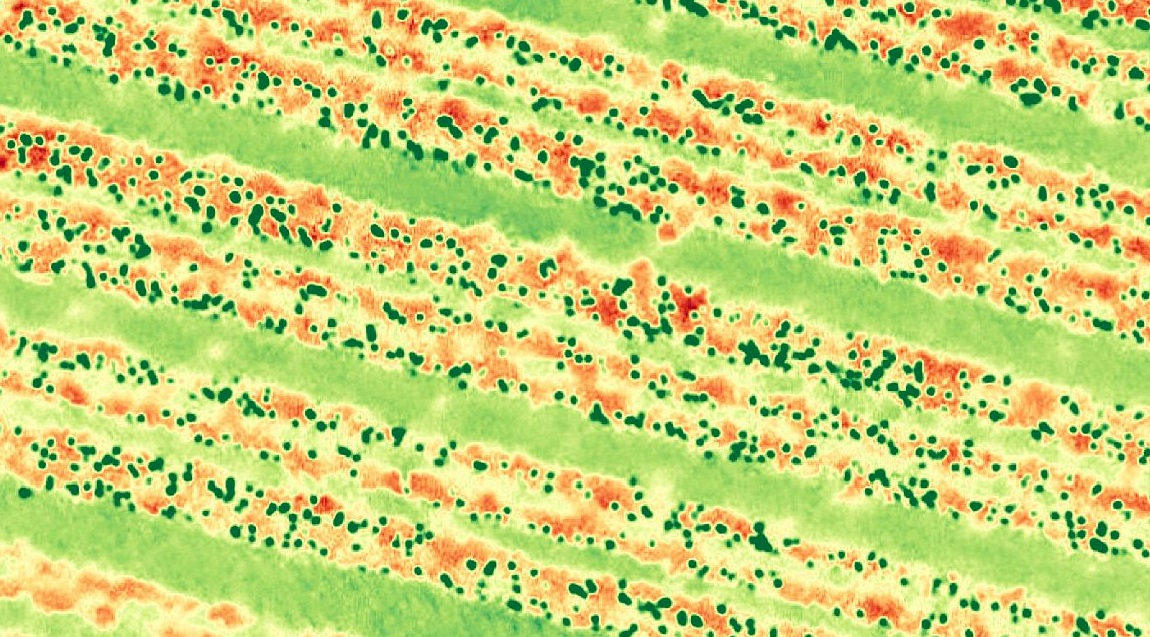
#> input picture say.jpg, 1150 x 637 px
$ python soru4.py
#> lines starting #> are read from the running program, lines starting #| are printed output that depends on the picture; after the words box and inside, x2 and y2 are one past the last pixel; in counts of white or black regions, pixels touching at a corner belong together
import cv2
import numpy as np
import matplotlib.pyplot as plt
import pandas as pd

# Görüntüyü yükle
image = cv2.imread('say.jpg')
#> image is the input picture: shape (637, 1150, 3); mean B, G, R 117.4, 209.8, 199

# RGB formatı
rgb = cv2.cvtColor(image, cv2.COLOR_BGR2RGB)

# Koyu yeşil pikselleri tespit etmek için bir eşik değeri belirle
lower_green = np.array([0, 100, 0])
upper_green = np.array([50, 255, 50])

# Maske oluştur
mask = cv2.inRange(rgb, lower_green, upper_green)
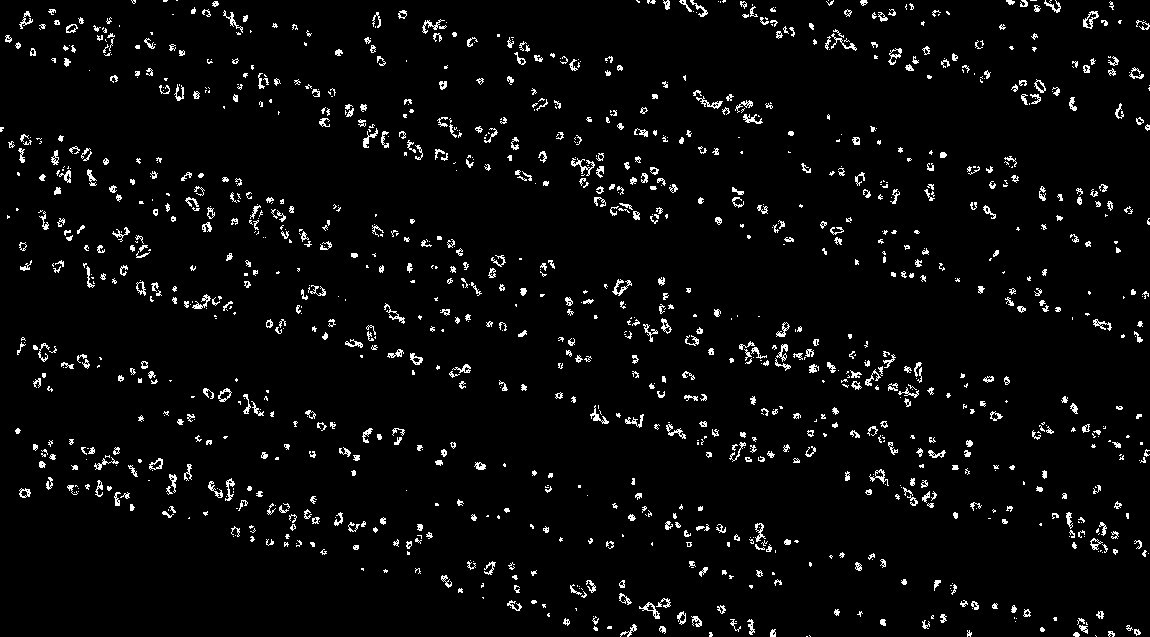
#> mask: shape (637, 1150); 3.9% white in thin lines or dots

# Etiketleme yap
contours, _ = cv2.findContours(mask, cv2.RETR_EXTERNAL, cv2.CHAIN_APPROX_SIMPLE)
#> contours = 1278 contours, 968 with area under 20; largest, box (x1, y1, x2, y2) and area: (1083, 11, 1099, 29) 130, (218, 388, 232, 402) 102, (639, 602, 660, 619) 102, (149, 458, 163, 470) 90, (888, 48, 902, 65) 83

# Kırmızıyla işaretle
result = rgb.copy()
cv2.drawContours(result, contours, -1, (255, 0, 0), 2)
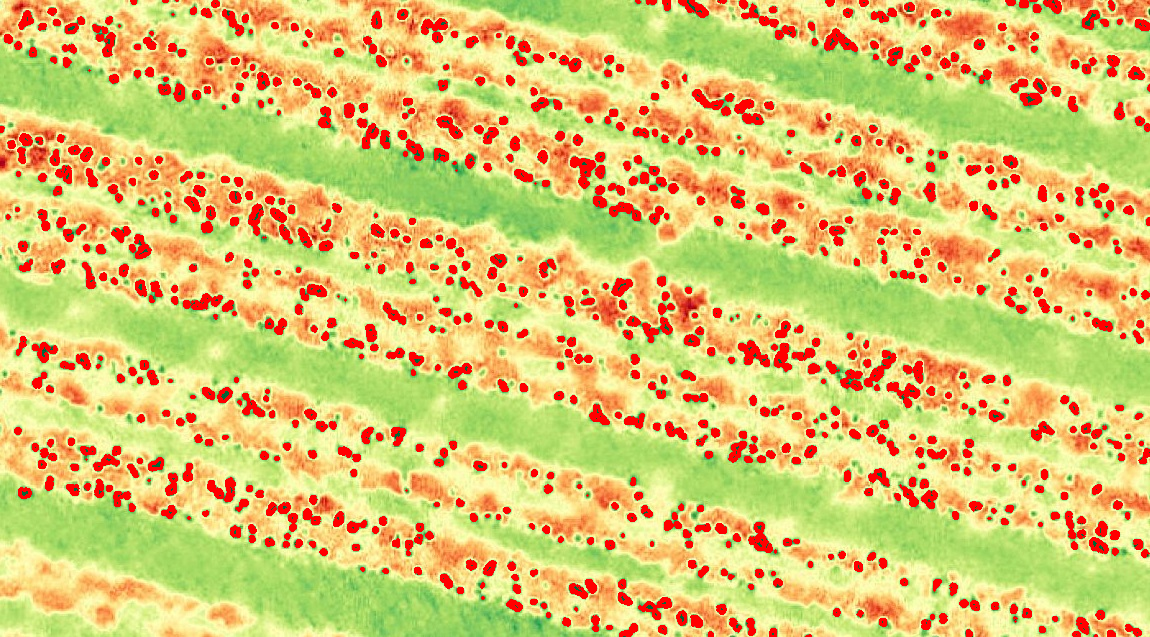
#> result: shape (637, 1150, 3); mean R, G, B 218, 197.9, 112.3

# Orijinal görüntüyü ve maskeyi yan yana göster
plt.figure(figsize=(8, 4))

plt.subplot(1, 2, 1)
plt.imshow(mask, cmap='Greens')
plt.title('Sadece Koyu Yeşil Pikseller')
plt.axis('off')

plt.subplot(1, 2, 2)
plt.imshow(result)
plt.title('işaretli')
plt.axis('off')

plt.show()
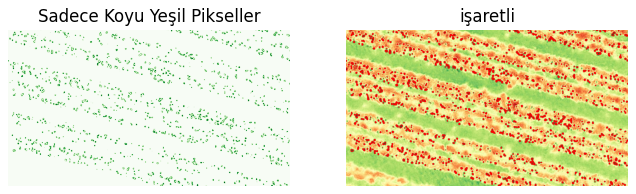
#> figure drawn by matplotlib, 2 panels


# Özellikler için boş bir liste oluştur
data = []

# Konturları işle
for i, contour in enumerate(contours, start=1):
    # Konturun merkezi, boyutları ve alanını hesapla
    M = cv2.moments(contour)
    if M["m00"] == 0:
        continue  # Sıfıra bölme hatasını önlemek için devam et
    cx = int(M["m10"] / M["m00"])
    cy = int(M["m01"] / M["m00"])
    x, y, w, h = cv2.boundingRect(contour)
    diagonal = np.sqrt(w**2 + h**2)
    area = cv2.contourArea(contour)

    # Piksellerin enerjisini ve entropisini hesapla
    energy = np.linalg.norm(rgb[y:y+h, x:x+w])
    entropy = np.linalg.norm(mask[y:y+h, x:x+w])

    # Piksellerin ortalama ve medyan değerlerini hesapla
    mean_val = np.mean(rgb[y:y+h, x:x+w])
    median_val = np.median(rgb[y:y+h, x:x+w])

    # Verileri listeye ekle
    data.append([i, f"{cx},{cy}", f"{w} px", f"{h} px", f"{diagonal:.0f} px", f"{energy:.3f}", f"{entropy:.2f}", int(mean_val), int(median_val)])
#> this loop made 1278 passes
#> (cx, cy, x, y, w, h, diagonal, area) on passes 8, 9, 11: (1136, 631, 1134, 629, 7, 7, 9.9, 23.5), (772, 632, 770, 629, 6, 8, 10, 29), (662, 628, 659, 626, 7, 8, 10.63, 26)
#> after the loop, data = 1035 items

# Pandas DataFrame oluştur
df = pd.DataFrame(data, columns=["No", "Center", "Length", "Width", "Diagonal", "Energy", "Entropy", "Mean", "Median"])
#> df = table of 1035 rows and 9 columns

# Excel dosyasına yaz
df.to_excel('koyu_yesil_pikseller.xlsx', index=False)
